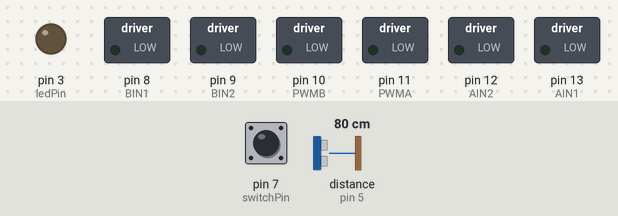
Simulated run of this sketch. Board: Arduino Uno, built with avr-gcc and run on an emulated ATmega328P. Shown: switched loads named in the sketch (green lamp = pin HIGH), output pins drawn as LEDs (lit = HIGH). Inputs (shaded band) come from the test bench; at power-on: pin 7 (switchPin) HIGH, distance to the obstacle (sensor on pin 5) 80 cm. The echo pulse lasts 58.3 µs per cm; pins used as bus, display or sensor lines are not drawn; what the sketch prints to the serial monitor is not drawn.

Above: at 1.2 s.
1.3 s: pin 7 (switchPin) pulled LOW for 0.15 s
At 2.0 s:
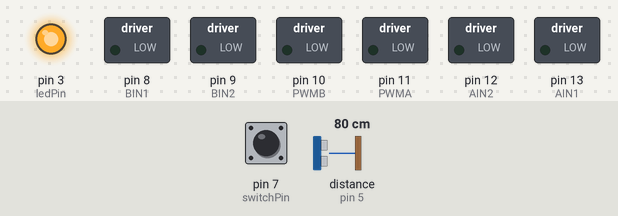
3.8 s: pin 7 (switchPin) pulled LOW for 3.2 s
At 8.9 s:
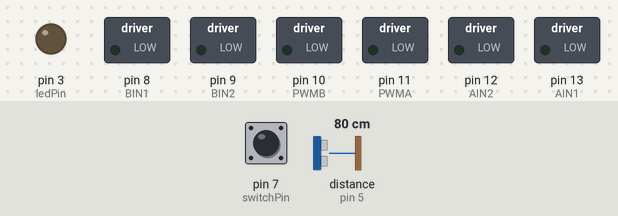
Timing chart, 0 to 10.4 s (numbered marks = the images above; inputs shaded):
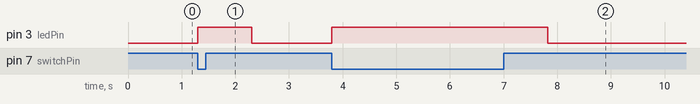

Measured:
- after the input at 1.3 s, pin 3 (ledPin): LOW → HIGH at once, → LOW 1.0 s later
- after the input at 3.8 s, pin 3 (ledPin): LOW → HIGH at once, → LOW 4.0 s later

The sketch:

robot.ino
```cpp
/*
  Reference from https://github.com/sparkfun/SIK-Guide-Code (moter hookup)
  Name: Phan Vu Long
  Assignemt due date: 24 June
  Main concept: this program is to control 2 motors, 2 LEDS a buzzer, a distance sensor and a INPUT_PULLUP
  motor through Arduino.
  The robot can move in 4 directions (forward, backward, rotating left and right) based
  on the commands given by users through Processing. When the distance from the sensor to the obstacle
  is smaller than the given minimum distance, the motor will stop and the buzzer will play an alarm sound
*/

//echo and trigg pins for the sensor
const int trigPin = 6;
const int echoPin = 5;

//variable to store the distance measured by the distance sensor
float dist_sens = 0;

//pin for two blinking LEDs
const int ledPin = 3;

//pin for buzzer
const int buzzerPin = 2;

//the right motor will be controlled by the motor A pins on the motor driver
const int AIN1 = 13; //control pin 1 on the motor driver for the right motor
const int AIN2 = 12; //control pin 2 on the motor driver for the right motor
const int PWMA = 11; //speed control pin on the motor driver for the right motor

//the left motor will be controlled by the motor B pins on the motor driver
const int PWMB = 10; //speed control pin on the motor driver for the left motor
const int BIN2 = 9; //control pin 2 on the motor driver for the left motor
const int BIN1 = 8; //control pin 1 on the motor driver for the left motor

int switchPin = 7; //switch to turn the robot on and off

const int driveTime = 20;
//this is the number of milliseconds that it takes the robot to drive 1 inch
//it is set so that if you tell the robot to drive forward 25 units, the robot drives about 25 inches

const int turnTime = 8;
//this is the number of milliseconds that it takes to turn the robot 1 degree
//it is set so that if you tell the robot to turn right 90 units, the robot turns about 90 degrees

//the minimum distance from the obstacle to the sensor in order for the obstacle to be detected
const int min_dist = 12;

String dir; //direction that robot moves

int dist_move = 1; //this is the amount of units that the robot will move when it receives one forward
//or backward command from the user (1 inch) and 1 degree of turning
/********************************************************************************/
void setup()
{
  pinMode(switchPin, INPUT_PULLUP);   //set this as a pullup to sense whether the switch is flipped

  pinMode(ledPin, OUTPUT);

  //set the motor control pins as outputs
  pinMode(AIN1, OUTPUT);
  pinMode(AIN2, OUTPUT);
  pinMode(PWMA, OUTPUT);

  pinMode(BIN1, OUTPUT);
  pinMode(BIN2, OUTPUT);
  pinMode(PWMB, OUTPUT);

  //set the trig and echo pins as output and input for the sensor
  //at first I forgot to declare the trigPin and echoPin as OUTPUT and INPUT respectively
  //and this is the reason why pulseIn() returns 0 since there is no pulse is sent (both pins are defaultly used as INPUT)
  pinMode(trigPin, OUTPUT);
  pinMode(echoPin, INPUT);

  Serial.begin(38400);  //begin serial communication with the computer
}

/********************************************************************************/
void loop()
{

  if (digitalRead(switchPin) == LOW)
  { //if the switch is in the ON position
    Serial.println("1");

    //turn on 2 LEDS
    digitalWrite(ledPin, HIGH);

    //check for the distance
    dist_sens = getDistance();
    if (dist_sens < min_dist ) { //if an object is detected
      //write to port
      Serial.println("2");

      //play the alarm
      tone(buzzerPin, 1200, 250);
      tone(buzzerPin, 800, 250);

      //blinking 2 LEDS
      delay(100);
      digitalWrite(ledPin, LOW);
      //delay(100);

      //stop for a moment
      rightMotor(0);
      leftMotor(0);
      delay(200);

    }
    else { //if no obstacle in radius 10 units
      Serial.println("3");
    }

    //check for directions
    dir = Serial.readStringUntil(' ');
    //read until the program encounters a white space which is a command sent from Processing

    if (dir == "F")  //if the entered direction is forward
    {
      rightMotor(200);   //drive the right wheel forward
      leftMotor(200);    //drive the left wheel forward
      delay(driveTime * dist_move * 50); //drive the motors long enough travel 50 unit distance
      rightMotor(0);    //turn the right motor off
      leftMotor(0);     //turn the left motor off
    }
    else if (dir == "B") //if the entered direction is backward
    {
      rightMotor(-200);  //drive the right wheel backward
      leftMotor(-200);   //drive the left wheel backward
      delay(driveTime * dist_move * 50);   //drive the motors long enough travel 50 unit distance
      rightMotor(0);   //turn the right motor off
      leftMotor(0);    //turn the left motor off
    }
    else if (dir == "R") //if the entered direction is right
    {
      rightMotor(-200);  //drive the right wheel backward
      leftMotor(255);    //drive the left wheel forward
      delay(turnTime * dist_move * 60); //drive the motors long enough to turn 60 degrees
      rightMotor(0);   //turn the right motor off
      leftMotor(0);    //turn the left motor off
    }
    else if (dir == "L")  //if the entered direction is left
    {
      rightMotor(255);    //drive the right wheel forward
      leftMotor(-200);   //drive the left wheel backward
      delay(turnTime * dist_move * 60 );//drive the motors long enough to turn 60 degress
      rightMotor(0); //turn the right motor off
      leftMotor(0); //turn the left motor off
    }

  }
  else // if the switch is turned off
  {
    rightMotor(0); //turn the right motor off
    leftMotor(0); //turn the left motor off
    digitalWrite(ledPin, LOW);
    Serial.println("0");
  }
}
/********************************************************************************/
void rightMotor(int motorSpeed)   //function for driving the right motor
{
  if (motorSpeed > 0) //if the motor should drive forward (positive speed)
  {
    digitalWrite(AIN1, HIGH);   //set pin 1 to high
    digitalWrite(AIN2, LOW);   //set pin 2 to low
  }
  else if (motorSpeed < 0)   //if the motor should drive backward (negative speed)
  {
    digitalWrite(AIN1, LOW);   //set pin 1 to low
    digitalWrite(AIN2, HIGH); //set pin 2 to high
  }
  else      //if the motor should stop
  {
    digitalWrite(AIN1, LOW);  //set pin 1 to low
    digitalWrite(AIN2, LOW);  //set pin 2 to low
  }
  analogWrite(PWMA, abs(motorSpeed));  //now that the motor direction is set, drive it at the entered speed
}

/********************************************************************************/
void leftMotor(int motorSpeed)  //function for driving the left motor
{
  if (motorSpeed > 0)  //if the motor should drive forward (positive speed)
  {
    digitalWrite(BIN1, HIGH); //set pin 1 to high
    digitalWrite(BIN2, LOW);  //set pin 2 to low
  }
  else if (motorSpeed < 0)  //if the motor should drive backward (negative speed)
  {
    digitalWrite(BIN1, LOW); //set pin 1 to low
    digitalWrite(BIN2, HIGH); //set pin 2 to high
  }
  else  //if the motor should stop
  {
    digitalWrite(BIN1, LOW);  //set pin 1 to low
    digitalWrite(BIN2, LOW);  //set pin 2 to low
  }
  analogWrite(PWMB, abs(motorSpeed));   //now that the motor direction is set, drive it at the entered speed
}

/********************************************************************************/
//RETURNS THE DISTANCE MEASURED BY THE HC-SR04 DISTANCE SENSOR
float getDistance()
{
  float echoTime;   //variable to store the time it takes for a ping to bounce off an object
  float calculatedDistance;  //variable to store the distance calculated from the echo time


  //send out an ultrasonic pulse that's 10ms long
  digitalWrite(trigPin, HIGH);
  delayMicroseconds(10);
  digitalWrite(trigPin, LOW);

  echoTime = pulseIn(echoPin, HIGH);      //use the pulsein command to see how long it takes for the
  //pulse to bounce back to the sensor
  //calculate the distance of the object that reflected the pulse (half the bounce time multiplied by the speed of sound)
  calculatedDistance = echoTime / 148.0;

  return calculatedDistance;      //send back the distance that was calculated
}
```
